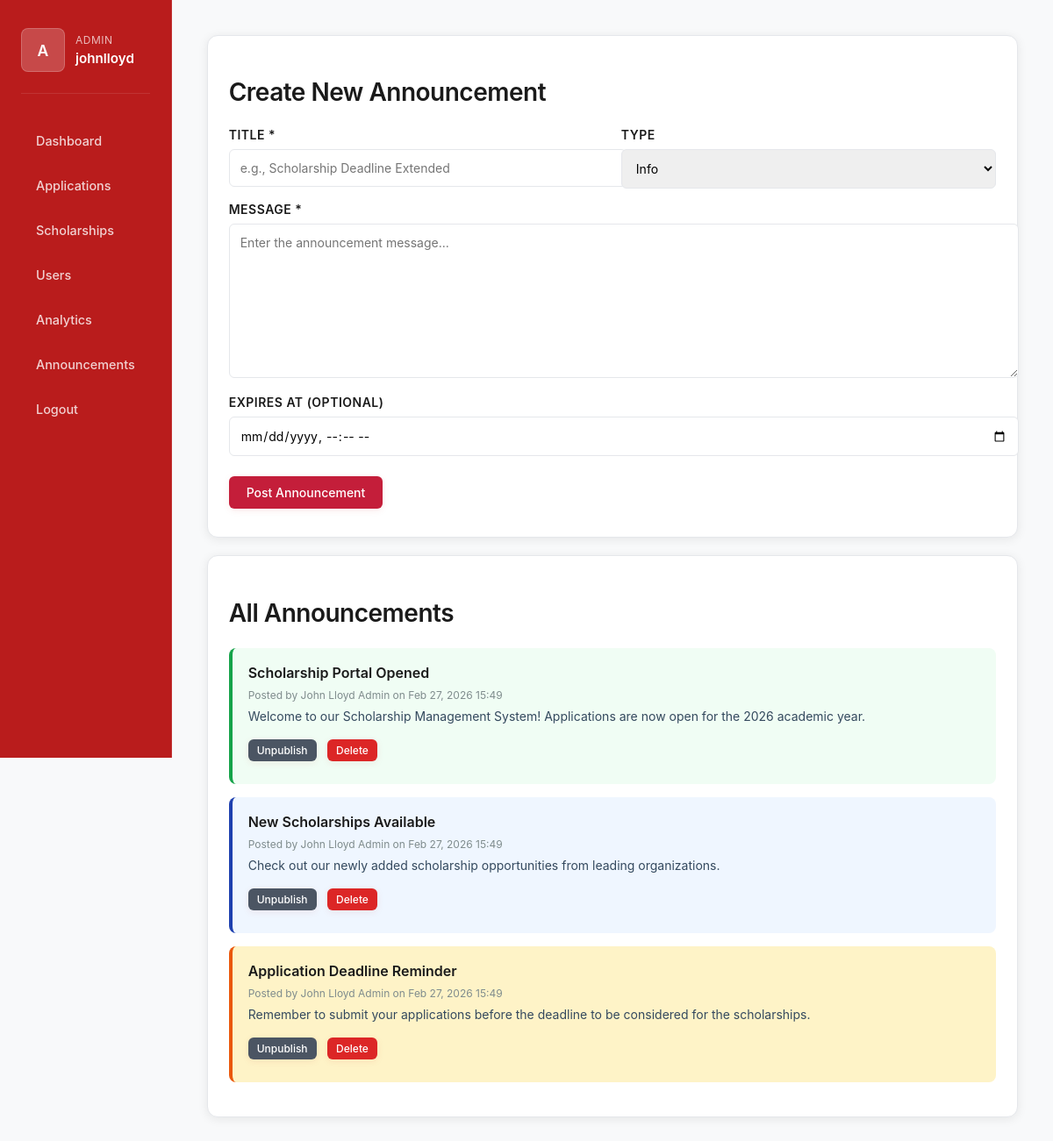
The page /admin/announcements.php (signed in) on the database its author committed.
### tables this page shows
CREATE TABLE `announcements` (
  `id` int(11) NOT NULL,
  `title` varchar(255) NOT NULL,
  `message` text NOT NULL,
  `type` enum('info','success','warning','urgent') DEFAULT 'info',
  `created_by` int(11) NOT NULL,
  `published` tinyint(1) DEFAULT 1,
  `published_at` datetime DEFAULT current_timestamp(),
  `expires_at` datetime DEFAULT NULL,
  `created_at` datetime DEFAULT current_timestamp(),
  `updated_at` datetime DEFAULT current_timestamp() ON UPDATE current_timestamp()
);

CREATE TABLE `users` (
  `id` int(11) NOT NULL,
  `username` varchar(100) NOT NULL,
  `password` varchar(255) NOT NULL,
  `first_name` varchar(100) NOT NULL,
  `last_name` varchar(100) NOT NULL,
  `email` varchar(150) NOT NULL,
  `phone` varchar(50) DEFAULT NULL,
  `address` text DEFAULT NULL,
  `role` enum('admin','student','staff') DEFAULT 'student',
  `active` tinyint(1) DEFAULT 1,
  `email_verified` tinyint(1) DEFAULT 0,
  `created_at` datetime DEFAULT current_timestamp(),
  `updated_at` datetime DEFAULT current_timestamp() ON UPDATE current_timestamp(),
  `secret_question` varchar(255) DEFAULT NULL,
  `secret_answer_hash` varchar(255) DEFAULT NULL
);

### helpers/SecurityHelper.php (called while the page is built, shortened)
<?php
function sanitizeString($string) {
    return htmlspecialchars(trim($string), ENT_QUOTES, 'UTF-8');
}

### admin/announcements.php (the view, shortened to what this page needs)
<?php
require_once __DIR__ . '/../helpers/SecurityHelper.php';
$pdo = getPDO();
$announcements = $pdo->query("
    SELECT a.*, u.first_name, u.last_name
    FROM announcements a
    LEFT JOIN users u ON a.created_by = u.id
    ORDER BY a.published_at DESC
")->fetchAll(PDO::FETCH_ASSOC) ?: [];
?>
<!DOCTYPE html>
<html lang="en">
<head>
    <link rel="stylesheet" href="../assets/style.css">
    <link rel="stylesheet" href="../member/dashboard.css">
</head>
<body>
  <div class="dashboard-app">
    <aside class="sidebar">
      <div class="profile">
        <div class="avatar">A</div>
        <div>
          <div class="welcome">Admin</div>
          <div class="username"><?php echo htmlspecialchars($_SESSION['user']['username']); ?></div>
        </div>
      </div>
      <nav>
        <a href="dashboard.php">Dashboard</a>
        <a href="applications.php">Applications</a>
        <a href="scholarships.php">Scholarships</a>
        <a href="users.php">Users</a>
        <a href="analytics.php">Analytics</a>
        <a href="announcements.php">Announcements</a>
        <a href="../auth/logout.php">Logout</a>
      </nav>
    </aside>
    <main class="main">
      <div class="container">
        <div class="panel">
            <h2>Create New Announcement</h2>
            <form method="POST">
                <div class="form-row">
                    <div class="form-group">
                        <label>Title *</label>
                        <input type="text" name="title" required placeholder="e.g., Scholarship Deadline Extended">
                    </div>
                    <div class="form-group">
                        <label>Type</label>
                        <select name="type">
                            <option value="info">Info</option>
                        </select>
                    </div>
                </div>
                <div class="form-group">
                    <label>Message *</label>
                    <textarea name="message" required placeholder="Enter the announcement message..."></textarea>
                </div>
                <div class="form-group">
                    <label>Expires At (Optional)</label>
                    <input type="datetime-local" name="expires_at" placeholder="Leave blank for no expiration">
                </div>
                <button type="submit" class="btn btn-primary">Post Announcement</button>
            </form>
        </div>
        <div class="panel">
            <h2>All Announcements</h2>
            <?php if (!empty($announcements)): ?>
                <?php foreach ($announcements as $ann): ?>
                    <div class="announcement-item <?= $ann['type'] ?>">
                        <div class="announcement-title">
                            <?= sanitizeString($ann['title']) ?>
                        </div>
                        <div class="announcement-meta">
                            Posted by <?= sanitizeString($ann['first_name'] . ' ' . $ann['last_name']) ?> on <?= date('M d, Y H:i', strtotime($ann['published_at'])) ?>
                        </div>
                        <div class="announcement-message">
                            <?= nl2br(sanitizeString($ann['message'])) ?>
                        </div>
                        <div style="margin-top: 10px;">
                            <?php if ($ann['published']): ?>
                                <form style="display: inline;" method="POST" onsubmit="return confirm('Unpublish this announcement?');">
                                    <button type="submit" class="btn btn-secondary" style="padding: 5px 10px; font-size: 12px;">Unpublish</button>
                                </form>
                            <?php endif; ?>
                            <form style="display: inline;" method="POST" onsubmit="return confirm('Delete this announcement?');">
                                <button type="submit" class="btn btn-danger" style="padding: 5px 10px; font-size: 12px;">Delete</button>
                            </form>
                        </div>
                    </div>
                <?php endforeach; ?>
            <?php else: ?>
                <p>No announcements yet.</p>
            <?php endif; ?>
        </div>
      </div>
    </main>
  </div>
</body>
</html>

### assets/style.css (style rules this page uses)
.panel { background: #fff; padding: 2rem; border-radius: 16px; border: 1px solid #e5e7eb; box-shadow: 0 6px 24px rgba(185,28,28,0.08); transition: box-shadow 0.2s, border-color 0.2s; }
.btn { display: inline-block; padding: 0.9rem 2rem; border-radius: 8px; border: none; background: var(--primary); color: #fff; font-weight: 600; font-size: 1rem; cursor: pointer; box-shadow: 0 2px 8px rgba(185,28,28,0.08); transition: background 0.2s, box-shadow 0.2s, transform 0.2s; font-family: inherit; margin: 0.5rem 0.5rem 0.5rem 0; }
h2 { font-size: 2rem; font-weight: 600; }

### member/dashboard.css (style rules this page uses)
:root { --bg: #fef2f2; --card: #ffffff; --muted: #6b7280; --primary: #b91c1c; --primary-light: #dc2626; --accent: #ef4444; --border: #e5e7eb; --text-primary: #111827; --text-secondary: #6b7280; }
body { background: var(--bg); font-family: 'Inter', -apple-system, BlinkMacSystemFont, 'Segoe UI', sans-serif; color: var(--text-primary); margin: 0; padding: 0; -webkit-font-smoothing: antialiased; -moz-osx-font-smoothing: grayscale; }
.dashboard-app { min-height: 100vh; display: grid; grid-template-columns: 260px 1fr; }
.sidebar { background: var(--primary); color: white; padding: 2rem 1.5rem; border-right: 1px solid rgba(255, 255, 255, 0.1); position: sticky; top: 0; height: 100vh; overflow-y: auto; }
.profile { display: flex; align-items: center; gap: 0.75rem; margin-bottom: 2rem; padding-bottom: 1.5rem; border-bottom: 1px solid rgba(255, 255, 255, 0.1); }
.avatar { width: 48px; height: 48px; border-radius: 8px; background: rgba(255, 255, 255, 0.2); display: flex; align-items: center; justify-content: center; font-weight: 600; font-size: 1.1rem; color: white; border: 1px solid rgba(255, 255, 255, 0.2); }
.welcome { font-size: 0.75rem; color: rgba(255, 255, 255, 0.7); text-transform: uppercase; letter-spacing: 0.5px; margin-bottom: 0.25rem; }
.username { font-weight: 600; font-size: 0.95rem; color: white; }
.sidebar nav { margin-top: 1rem; }
.sidebar a { display: block; color: rgba(255, 255, 255, 0.8); padding: 0.75rem 1rem; border-radius: 6px; text-decoration: none; margin-bottom: 0.5rem; font-size: 0.9rem; font-weight: 500; transition: all 0.2s ease; border: 1px solid transparent; }
.main { padding: 2rem 2.5rem; max-width: 1400px; width: 100%; }
.panel { background: var(--card); padding: 1.5rem; border-radius: 8px; border: 1px solid var(--border); transition: all 0.2s ease; }
.btn { display: inline-block; padding: 0.75rem 1.5rem; border-radius: 6px; border: none; background: var(--primary); color: white; text-decoration: none; font-weight: 500; font-size: 0.95rem; cursor: pointer; transition: all 0.2s ease; font-family: inherit; }

### rows shown on the page
announcements: title "Scholarship Portal Opened", created_by.last_name "John Lloyd Admin", published_at "Feb 27, 2026 15:49", message "Welcome to our Scholarship Management System! Applications are now open for the 2026 academic year."
announcements: title "New Scholarships Available", created_by.last_name "John Lloyd Admin", published_at "Feb 27, 2026 15:49", message "Check out our newly added scholarship opportunities from leading organizations."
announcements: title "Application Deadline Reminder", created_by.last_name "John Lloyd Admin", published_at "Feb 27, 2026 15:49", message "Remember to submit your applications before the deadline to be considered for the scholarships."

### other values the page prints
$_SESSION['user']['username'] "johnlloyd"
